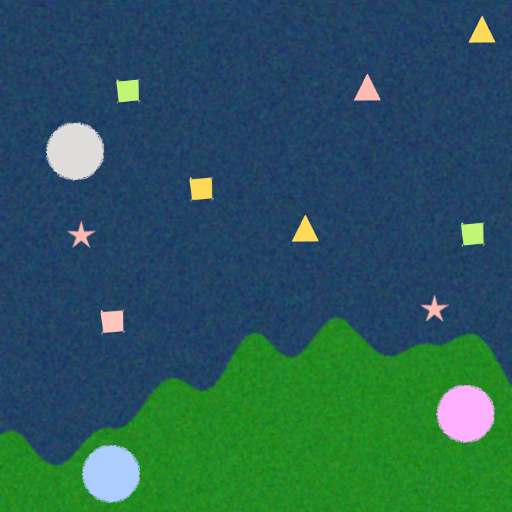
#> input picture task_images/4.png, 512 x 512 px; its folder holds only this picture in this run
$ python segmentation.py
#> lines starting #> are read from the running program, lines starting #| are printed output that depends on the picture; after the words box and inside, x2 and y2 are one past the last pixel; in counts of white or black regions, pixels touching at a corner belong together
### classification.py
import cv2
import numpy as np

def classify_shape(contour):
    peri = cv2.arcLength(contour, True)
    approx = cv2.approxPolyDP(contour, 0.03 * peri, True)
    vertices = len(approx)

    area = cv2.contourArea(contour)
    if area == 0:
        return "Unknown"

    # Circularity check
    circularity = (4 * np.pi * area) / (peri * peri)

    # Bounding box ratio
    x, y, w, h = cv2.boundingRect(approx)
    aspect_ratio = float(w) / h

    # --- Shape Rules ---
    if vertices == 3:
        return "Triangle"

    elif vertices == 4:
        # AREA-based separation
        if area < 500:
            return "Triangle"
        else:
            return "Square"

    elif circularity > 0.75:
        return "Circle"

    elif vertices >= 5:
        return "Star"

    else:
        return "Unknown"

### analysis.py
import cv2

# -----------------------------
# EMERGENCY COLOR DETECTION (HSV)
# -----------------------------
def detect_emergency_color(img, center):
    import cv2
    cx, cy = center
    h, w, _ = img.shape

    # safety check
    if not (0 <= cy < h and 0 <= cx < w):
        return "Unknown", 0

    # convert to HSV
    hsv_img = cv2.cvtColor(img, cv2.COLOR_BGR2HSV)
    h_val, s_val, v_val = hsv_img[cy, cx]

    # --- RED (Severe) ---
    if (0 <= h_val <= 10) or (160 <= h_val <= 180):
        return "Severe", 3

    # --- YELLOW (Mild) ---
    elif 20 <= h_val <= 35:
        return "Mild", 2

    # --- GREEN (Safe) ---
    elif 35 < h_val <= 85:
        return "Safe", 1

    return "Unknown", 0


def build_object_data(contours, land_mask, ocean_mask, classify_shape, img):
    detected_objects = []

    for cnt in contours:
        area = cv2.contourArea(cnt)

        # ignore very small noise
        if area < 5:
            continue

        shape = classify_shape(cnt)

        # center of contour
        M = cv2.moments(cnt)
        if M["m00"] != 0:
            cx = int(M["m10"] / M["m00"])
            cy = int(M["m01"] / M["m00"])
        else:
            cx, cy = 0, 0
        # -----------------------------
        # EMERGENCY DETECTION (Only for casualties)
        # -----------------------------
        if shape != "Circle":
            emergency_label, emergency_score = detect_emergency_color(img, (cx, cy))
        else:
            emergency_label = None
            emergency_score = None

        # safe boundary check
        h, w = land_mask.shape
        if 0 <= cy < h and 0 <= cx < w:
            if land_mask[cy, cx] == 255:
                region = "Land"
            else:
                region = "Ocean"
        else:
            region = "Unknown"

        detected_objects.append({
            "shape": shape,
            "center": (cx, cy),
            "area": area,
            "region": region,
            "emergency": emergency_label,
            "emergency_score": emergency_score
        })

    return detected_objects


def print_object_summary(detected_objects):
    print(f"\nTotal Objects Detected: {len(detected_objects)}")

### camp_logic.py
import cv2


# -----------------------------
# CAMP COLOR DETECTION (HSV)
# -----------------------------
def detect_camp_color(img, center):
    import cv2
    cx, cy = center
    hsv_img = cv2.cvtColor(img, cv2.COLOR_BGR2HSV)

    h, s, v = hsv_img[cy, cx]

    # -----------------------------
    # BLUE CAMP
    # -----------------------------
    if 90 <= h <= 130:
        return "Blue", 4

    # -----------------------------
    # GREY CAMP
    # -----------------------------
    elif s < 30:
        return "Grey", 2

    # -----------------------------
    # EVERYTHING ELSE = PINK
    # -----------------------------
    else:
        return "Pink", 3


# -----------------------------
# SEPARATE CAMPS FROM CASUALTIES
# -----------------------------
def separate_camps_and_casualties(detected_objects, img):
    camps = []
    casualties = []

    for obj in detected_objects:
        if obj["shape"] == "Circle":
            camp_type, capacity = detect_camp_color(img, obj["center"])

            camp_data = {
                "type": camp_type,
                "center": obj["center"],
                "capacity": capacity,
                "assigned": [],
                "total_priority": 0
            }

            camps.append(camp_data)

        else:
            casualties.append(obj)

    return camps, casualties

### priority_logic.py
# -----------------------------
# SHAPE PRIORITY VALUES
# -----------------------------
SHAPE_PRIORITY = {
    "Star": 3,
    "Triangle": 2,
    "Square": 1
}


# -----------------------------
# COMPUTE PRIORITY SCORE
# -----------------------------
def compute_priority(casualties):
    for obj in casualties:

        shape_value = SHAPE_PRIORITY.get(obj["shape"], 0)
        emergency_value = obj.get("emergency_score", 0)

        obj["priority_score"] = shape_value * emergency_value

    return casualties

### distance_logic.py
import math


def compute_distances(casualties, camps):
    for casualty in casualties:
        cx, cy = casualty["center"]
        casualty["distances"] = {}

        for camp in camps:
            camp_x, camp_y = camp["center"]

            distance = math.sqrt(
                (camp_x - cx) ** 2 +
                (camp_y - cy) ** 2
            )

            casualty["distances"][camp["type"]] = round(distance, 2)

    return casualties

### assignment_logic.py
def assign_casualties_to_camps(casualties, camps):
    # Sort casualties by priority (high → low)
    casualties_sorted = sorted(
        casualties,
        key=lambda x: x["priority_score"],
        reverse=True
    )

    for casualty in casualties_sorted:
        best_camp = None
        best_score = -1

        for camp in camps:
            if len(camp["assigned"]) >= camp["capacity"]:
                continue

            distance = casualty["distances"][camp["type"]]
            score = casualty["priority_score"] / (distance + 1)

            if score > best_score:
                best_score = score
                best_camp = camp

        if best_camp:
            best_camp["assigned"].append(casualty)
            best_camp["total_priority"] += casualty["priority_score"]

    return camps

### reporting_logic.py
def generate_image_report(camps, casualties):
    total_casualties = len(casualties)
    total_rescued = sum(len(camp["assigned"]) for camp in camps)

    total_priority_rescued = sum(camp["total_priority"] for camp in camps)

    # rescue ratio formula
    rescue_ratio = round(
        total_priority_rescued / total_casualties, 2
    ) if total_casualties > 0 else 0

    return {
        "total_casualties": total_casualties,
        "total_rescued": total_rescued,
        "rescue_ratio": rescue_ratio,
        "total_priority_rescued": total_priority_rescued
    }

### segmentation.py
import cv2
import numpy as np
import os
from classification import classify_shape
from analysis import build_object_data, print_object_summary
from camp_logic import separate_camps_and_casualties
from priority_logic import compute_priority
from distance_logic import compute_distances
from assignment_logic import assign_casualties_to_camps
from reporting_logic import generate_image_report

# -----------------------------
# STEP 1 — LOOP THROUGH FOLDER
# -----------------------------
folder_path = "task_images"

all_detected_objects = []
image_reports = []  # store per-image reports for ranking

for file in os.listdir(folder_path):

    if file.endswith(".png") or file.endswith(".jpg"):
        print(f"\nProcessing: {file}")

        # -----------------------------
        # LOAD IMAGE
        # -----------------------------
        img = cv2.imread(os.path.join(folder_path, file))
#> img is the input picture: shape (512, 512, 3); mean B, G, R 88.9, 89.8, 41.2

        # -----------------------------
        # CONVERT TO HSV
        # -----------------------------
        hsv = cv2.cvtColor(img, cv2.COLOR_BGR2HSV)
#> hsv: shape (512, 512, 3); mean H, S, V 92.6, 173.1, 115.7

        # -----------------------------
        # LAND MASK
        # -----------------------------
        lower_green = np.array([35, 40, 40])
        upper_green = np.array([85, 255, 255])
        land_mask = cv2.inRange(hsv, lower_green, upper_green)
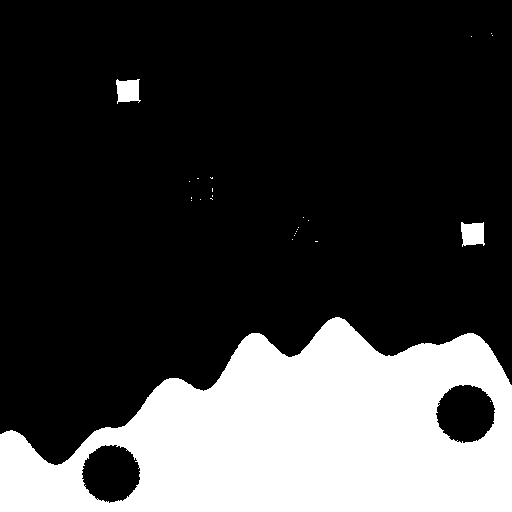
#> land_mask: shape (512, 512); 24.8% white; 25 white regions (22 under 20 px), largest, box (x1, y1, x2, y2) and area: (0, 317, 512, 512) 64134, (461, 222, 485, 247) 483, (116, 79, 141, 104) 475

        # -----------------------------
        # OCEAN MASK
        # -----------------------------
        lower_blue = np.array([90, 50, 50])
        upper_blue = np.array([140, 255, 255])
        ocean_mask = cv2.inRange(hsv, lower_blue, upper_blue)
#> ocean_mask: shape (512, 512); 72.1% white; 13 black regions (2 under 20 px), largest, box (x1, y1, x2, y2) and area: (0, 317, 512, 512) 66904, (46, 123, 104, 180) 2592, (189, 177, 214, 201) 488

        # -----------------------------
        # CLEAN MASKS
        # -----------------------------
        kernel = np.ones((5,5), np.uint8)
        land_mask = cv2.morphologyEx(land_mask, cv2.MORPH_CLOSE, kernel)
#> land_mask: shape (512, 512); 24.9% white; 21 white regions (18 under 20 px), largest, box (x1, y1, x2, y2) and area: (0, 317, 512, 512) 64254, (461, 222, 485, 247) 484, (116, 79, 141, 104) 476
        ocean_mask = cv2.morphologyEx(ocean_mask, cv2.MORPH_CLOSE, kernel)
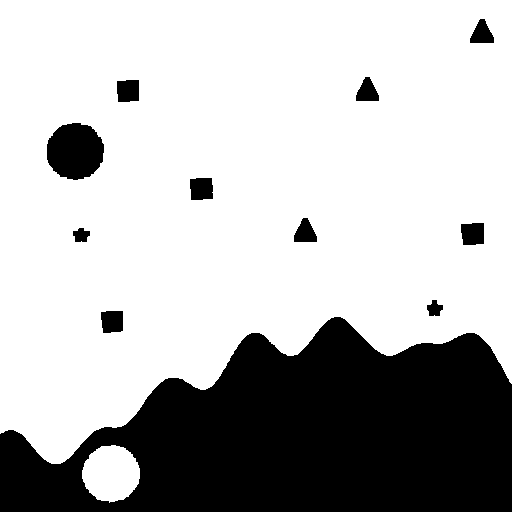
#> ocean_mask: shape (512, 512); 72.3% white; 11 black regions, largest, box (x1, y1, x2, y2) and area: (0, 317, 512, 512) 66844, (47, 123, 104, 180) 2552, (190, 178, 213, 200) 471

        # -----------------------------
        # SEGMENTED OUTPUT
        # -----------------------------
        output = img.copy()
        output[land_mask == 255] = [0, 255, 0]
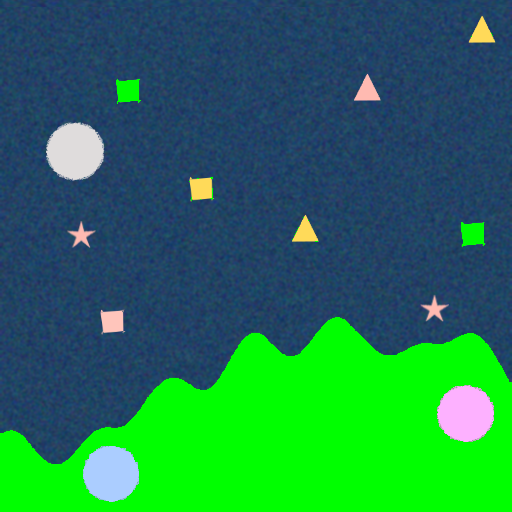
#> output: shape (512, 512, 3); mean B, G, R 79.9, 118.6, 32.1
        output[ocean_mask == 255] = [255, 0, 0]
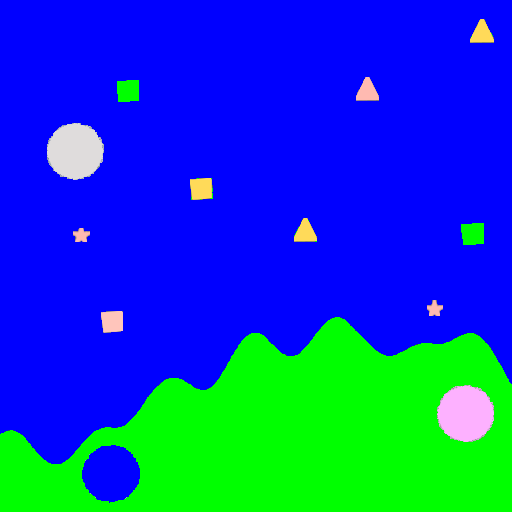
#> output: shape (512, 512, 3); mean B, G, R 190.1, 69, 6.8

        # -----------------------------
        # SHAPE DETECTION
        # -----------------------------
        gray = cv2.cvtColor(img, cv2.COLOR_BGR2GRAY)
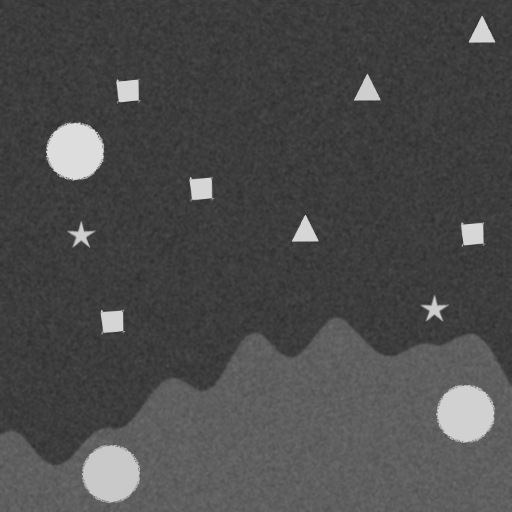
#> gray: shape (512, 512); min 45, max 221, mean 75.2
        blur = cv2.GaussianBlur(gray, (5,5), 0)
        edges = cv2.Canny(blur, 50, 150)
#> edges: shape (512, 512); 0.57% white in thin lines or dots, all inside (x1, y1, x2, y2) = (46, 16, 495, 503)
        edges = cv2.dilate(edges, np.ones((3,3), np.uint8), iterations=1)
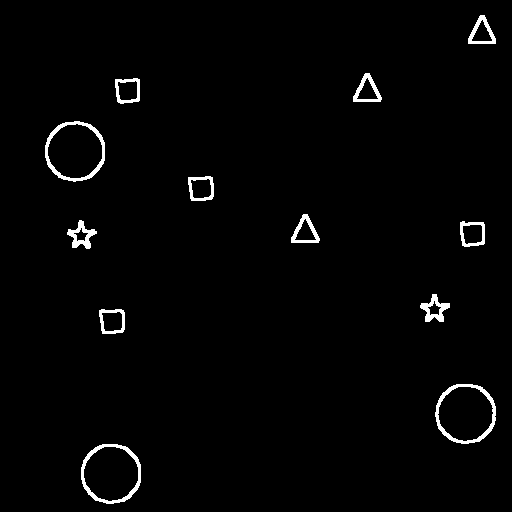
#> edges: shape (512, 512); 1.8% white; 12 white regions

        contours, _ = cv2.findContours(edges, cv2.RETR_EXTERNAL, cv2.CHAIN_APPROX_SIMPLE)
#> contours = 12 contours; largest, box (x1, y1, x2, y2) and area: (435, 384, 496, 444) 2846, (45, 121, 105, 182) 2832, (81, 444, 141, 504) 2831, (99, 309, 125, 334) 544, (188, 176, 214, 201) 540

        contour_img = img.copy()

        for cnt in contours:
            area = cv2.contourArea(cnt)

            if 2 < area < 8000:
                shape_name = classify_shape(cnt)

                cv2.drawContours(contour_img, [cnt], -1, (0, 0, 255), 2)

                M = cv2.moments(cnt)
                if M["m00"] != 0:
                    cx = int(M["m10"] / M["m00"])
                    cy = int(M["m01"] / M["m00"])

                    cv2.putText(contour_img, shape_name, (cx - 20, cy),
                                cv2.FONT_HERSHEY_SIMPLEX, 0.5, (255, 255, 255), 2)
#> this loop made 12 passes
#> (peri in classify_shape, approx in classify_shape, vertices in classify_shape, circularity in classify_shape, x in classify_shape, y in classify_shape, w in classify_shape) on passes 3, 5, 7, 8, 10: (93.56, [[99, 310], [102, 333], [123, 331], [123, 310]], 4, 0.78, 99, 310, 25), (94.14, [[460, 222], [462, 245], [484, 243], [483, 222]], 4, 0.759, 460, 222, 25), (97.36, [[303, 214], [291, 242], [318, 242], [307, 214]], 4, 0.648, 291, 214, 28), (92.73, [[212, 177], [188, 177], [191, 200], [212, 198]], 4, 0.788, 188, 177, 25), (93.56, [[139, 79], [115, 79], [118, 102], [139, 100]], 4, 0.763, 115, 79, 25)
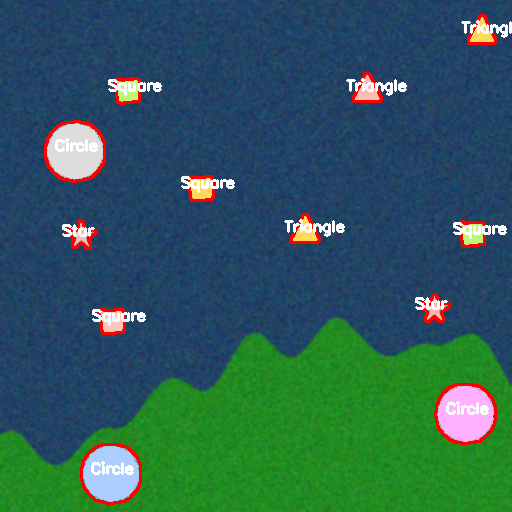
#> contour_img: shape (512, 512, 3); 3.22% of pixels changed, all inside (x1, y1, x2, y2) = (44, 14, 512, 505)

        # -----------------------------
        # BUILD OBJECT DATA
        # -----------------------------
        detected_objects = build_object_data(
            contours, land_mask, ocean_mask, classify_shape, img
        )
#> the loop in build_object_data, `for cnt in contours:` made 12 passes
#> (peri in classify_shape, approx in classify_shape, vertices in classify_shape, circularity in classify_shape, x in classify_shape, y in classify_shape, aspect_ratio in classify_shape) on passes 3, 5, 7, 8: (93.56, [[99, 310], [102, 333], [123, 331], [123, 310]], 4, 0.78, 99, 310, 1.04), (94.14, [[460, 222], [462, 245], [484, 243], [483, 222]], 4, 0.759, 460, 222, 1.04), (97.36, [[303, 214], [291, 242], [318, 242], [307, 214]], 4, 0.648, 291, 214, 0.966), (92.73, [[212, 177], [188, 177], [191, 200], [212, 198]], 4, 0.788, 188, 177, 1.04)
#> after the loop in build_object_data, `for cnt in contours:`: detected_objects = 12 items
#> detected_objects = 12 items

        print_object_summary(detected_objects)
#| Total Objects Detected: 12
        all_detected_objects.extend(detected_objects)

        # -----------------------------
        # CAMP & CASUALTY PROCESSING
        # -----------------------------
        camps, casualties = separate_camps_and_casualties(detected_objects, img)
#> the loop in separate_camps_and_casualties, `for obj in detected_objects:` made 12 passes
#> (cx in detect_camp_color, cy in detect_camp_color, h in detect_camp_color, s in detect_camp_color, v in detect_camp_color, camp_type, capacity) on passes 1, 2, 9: (110, 473, 108, 84, 255, 'Blue', 4), (465, 413, 149, 78, 255, 'Pink', 3), (74, 150, 0, 3, 223, 'Grey', 2)
#> after the loop in separate_camps_and_casualties, `for obj in detected_objects:`: camps = 3 items; casualties = 9 items
#> camps = 3 items; casualties = 9 items
        casualties = compute_priority(casualties)
#> the loop in compute_priority, `for obj in casualties: ` made 9 passes
#> (shape_value, emergency_value) on passes 1 to 8: (1, 3), (3, 3), (1, 1), (3, 3), (2, 2), (1, 2), (1, 1), (2, 3)
        casualties = compute_distances(casualties, camps)
#> the loop in compute_distances, `for casualty in casualties:` made 9 passes
#> (cx, cy) on passes 1 to 8: (111, 320), (434, 308), (472, 233), (81, 235), (304, 231), (200, 187), (127, 90), (366, 90)
        camps = assign_casualties_to_camps(casualties, camps)
#> the loop in assign_casualties_to_camps, `for casualty in casualties_sorted:` made 9 passes

        # -----------------------------
        # RESCUE RATIO
        # -----------------------------
        total_priority_rescued = sum(camp["total_priority"] for camp in camps)
#> total_priority_rescued = 39
        total_casualties = len(casualties)
#> total_casualties = 9

        rescue_ratio = round(
            total_priority_rescued / total_casualties, 2
        ) if total_casualties > 0 else 0
#> rescue_ratio = 4.33

        print("\nRescue Ratio:", rescue_ratio)
#| Rescue Ratio: 4.33

        # -----------------------------
        # CAMP ASSIGNMENT PRINT
        # -----------------------------
        print("\nCamp Assignments:")
        for camp in camps:
            print(f"\nCamp Type: {camp['type']}")
            print(f"Capacity Used: {len(camp['assigned'])}/{camp['capacity']}")
            print(f"Total Priority: {camp['total_priority']}")
            print("Assigned Casualties:")

            for c in camp["assigned"]:
                print({
                    "shape": c["shape"],
                    "center": c["center"],
                    "emergency": c["emergency"],
                    "priority_score": c["priority_score"]
                })
#> this loop made 3 passes
#> (printed output is left out)

        # -----------------------------
        # IMAGE REPORT
        # -----------------------------
        report = generate_image_report(camps, casualties)
#> in generate_image_report, `total_casualties = len(casualties)`: total_casualties = 9
#> in generate_image_report, `total_priority_rescued = sum(camp["total_priority"] for camp in camps)`: total_priority_rescued = 39
#> in generate_image_report, `rescue_ratio = round( total_priority_rescued / total_casualties, 2 ) i..`: rescue_ratio = 4.33
#> report = {'total_casualties': 9, 'total_rescued': 9, 'rescue_ratio': 4.33, 'total_priority_rescued': 39}

        print("\nImage Report:")
        print(report)
#| {'total_casualties': 9, 'total_rescued': 9, 'rescue_ratio': 4.33, 'total_priority_rescued': 39}

        image_reports.append({
            "image": file,
            "rescue_ratio": report["rescue_ratio"],
            "priority": report["total_priority_rescued"]
        })

        # -----------------------------
        # FINAL CASUALTY DATA
        # -----------------------------
        print("\nFinal Casuality Data:")
        for c in casualties:
            print(c)
#> this loop made 9 passes
#| {'shape': 'Square', 'center': (111, 320), 'area': 543.5, 'region': 'Ocean', 'emergency': 'Severe', 'emergency_score': 3, 'priority_score': 3, 'distances': {'Blue': 153.0, 'Pink': 366.01, 'Grey': 173.98}}
#| {'shape': 'Star', 'center': (434, 308), 'area': 392.5, 'region': 'Ocean', 'emergency': 'Severe', 'emergency_score': 3, 'priority_score': 9, 'distances': {'Blue': 363.59, 'Pink': 109.48, 'Grey': 393.15}}
#| {'shape': 'Square', 'center': (472, 233), 'area': 535.0, 'region': 'Land', 'emergency': 'Safe', 'emergency_score': 1, 'priority_score': 1, 'distances': {'Blue': 434.33, 'Pink': 180.14, 'Grey': 406.56}}
#| {'shape': 'Star', 'center': (81, 235), 'area': 383.0, 'region': 'Ocean', 'emergency': 'Severe', 'emergency_score': 3, 'priority_score': 9, 'distances': {'Blue': 239.76, 'Pink': 423.25, 'Grey': 85.29}}
#| {'shape': 'Triangle', 'center': (304, 231), 'area': 488.5, 'region': 'Ocean', 'emergency': 'Mild', 'emergency_score': 2, 'priority_score': 4, 'distances': {'Blue': 310.16, 'Pink': 242.99, 'Grey': 243.85}}
#> (further printed lines are left out)

        # -----------------------------
        # SHOW RESULTS
        # -----------------------------
        cv2.imshow("Segmented Output", output)
        cv2.imshow("Detected Shapes", contour_img)
        cv2.waitKey(0)

# -----------------------------
# IMAGE RANKINGS
# -----------------------------
print("\n========== IMAGE RANKINGS ==========")

sorted_reports = sorted(
    image_reports,
    key=lambda x: x["rescue_ratio"],
    reverse=True
)
#> sorted_reports = 1 item

for rank, report in enumerate(sorted_reports, start=1):
    print(f"{rank}. {report['image']} → Rescue Ratio: {report['rescue_ratio']} | Priority: {report['priority']}")
#> this loop made 1 pass
#> (rank, report) on pass 1: (1, {'image': '4.png', 'rescue_ratio': 4.33, 'priority': 39})
#> (printed output is left out)

# -----------------------------
# FINAL SUMMARY
# -----------------------------
print("\n========== OVERALL DATASET SUMMARY ==========")
print_object_summary(all_detected_objects)
#| Total Objects Detected: 12

cv2.destroyAllWindows()
